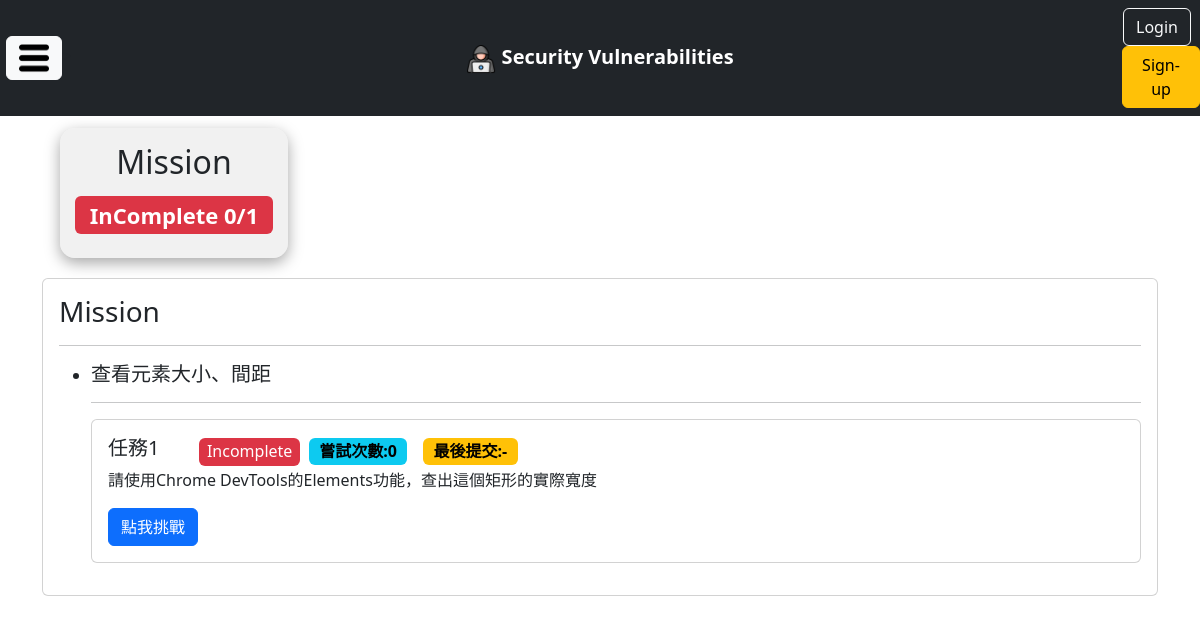
The page /devtools/elements on the database as committed earlier.
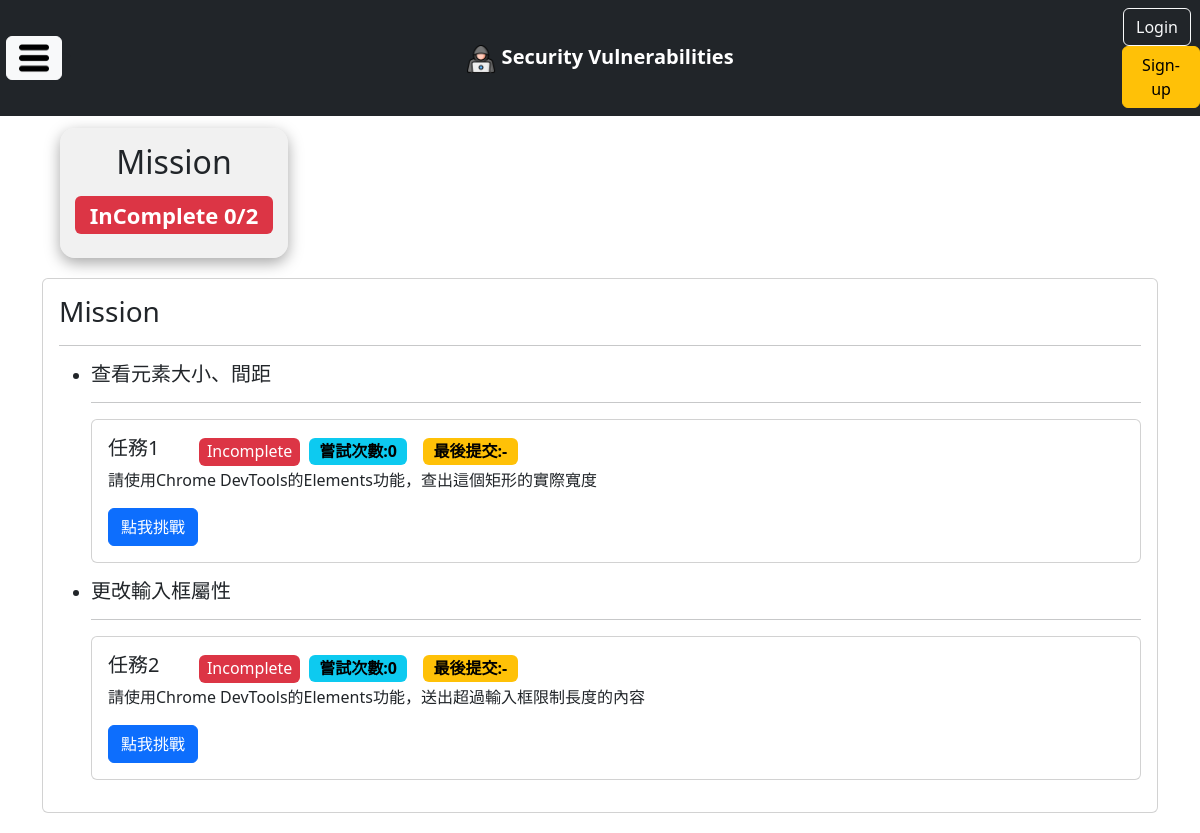
The same page on the database as committed later.
### students/models.py (models this page shows, shortened)
class Mission(models.Model):
    title = models.CharField(max_length=100)
    description = models.TextField(default="")
    alias = models.CharField(max_length=100, default="")
    category = models.ForeignKey(MissionCategory, on_delete=models.CASCADE)

### students/views.py (the view)
# urls.py: path('devtools/elements', students.devtools_elements, name='DevElements'),
def devtools_elements(request):
    category_id = MissionCategory.objects.get(title='Elements').id
    missions_info, missions_complete_count = StudentService.get_missions_info(request.user.id, category_id)
    return render(request, 'students/dev_elements.html', locals())

### students/service.py (called while the page is built)
    def get_max_attempts(user_id, mission_id):
        max_attempts = MissionRecord.objects.filter(student_id=user_id, mission_id=mission_id).aggregate(Max('attempts'))['attempts__max']
        return max_attempts if max_attempts != None else 0

    def get_missions_info(user_id, category_id):
        missions_info = []
        missions = Mission.objects.filter(category_id=category_id)
        missions_complete_count = 0
        for mission in missions:
            records = MissionRecord.objects.filter(student_id=user_id, mission_id=mission.id)
            is_completed = records.filter(is_completed=True).exists()
            if is_completed:
                missions_complete_count += 1
            missions_info.append({
                'mission': mission,
                'records': records,
                'is_completed': is_completed,
                'attempts': StudentService.get_max_attempts(user_id, mission.id),
                'last_attempt': records.order_by('-created_at').first().created_at if records.exists() else ''
            })
        return missions_info, missions_complete_count

### students/templatetags/filter.py (called while the page is built)
@register.filter
def length(list):
    return len(list)

### templates/students/dev_elements.html (shortened to what this page needs)
{% extends "base.html" %}
{% block content%}
{% load filter %}
<a href="{% url 'Devtools' %}" class="btn" style="background-color: #575656ba;color:white;position:  absolute;left: 25px;">回上一頁</a>
<div class="row">
  <div class="col-9">
    <h1>Elements</h1>
  </div>
  <div class="col-3" style="text-align: center;background-color: #e3e3e381;width: 20%;height: 130px;border-radius: 15px; box-shadow: rgba(0, 0, 0, 0.35) 0px 5px 15px;margin: 0px 30px;">
    {% if missions_complete_count == missions_info|length %}
    <h2 style="margin: 15px;">Mission</h2>
    <span class="badge bg-success" style="margin: 0px 0px 15px;font-size: 22px;">
        Complete {{ missions_complete_count }}/{{ missions_info|length }}
    </span>
    {% else %}
    <h2 style="margin: 15px;">Mission</h2>
    <span class="badge bg-danger" style="margin: 0px 0px 15px;font-size: 22px;">
        InComplete {{ missions_complete_count }}/{{ missions_info|length }}
    </span>
    {% endif %}
</div>
</div>
<div class="card" style="margin: 20px 0px;">
  <div class="card-body">
      <h3 class="card-title">Mission</h3>
      <hr>
      {% for mission_info in missions_info %}
      <ul>
          <li>
              <h5>{{ mission_info.mission.title }}</h4>
                  <hr>
                  <div class="card">
                      <div class="card-body">
                          <div class="row" style="align-items: center;">
                              <h5 class="card-title col-1" style="display: inline;">任務{{ forloop.counter }}</h5>
                              <div class="col-11">
                                  <div style="width: 110px;display: inline-block;text-align: center;">
                                      {% if mission_info.is_completed %}
                                      <span class="badge bg-success">
                                          <h6 style="margin: 0;">Complete</h6>
                                      </span>
                                      {% else %}
                                      <span class="badge bg-danger">
                                          <h6 style="margin: 0;">Incomplete</h6>
                                      </span>
                                      {% endif %}
                                  </div>
                                  <div style="width: 110px;display: inline-block;">
                                      <span class="badge text-bg-info" style="font-size: 16px;">嘗試次數:{{mission_info.attempts }}</span>
                                  </div>
                                  <div style="width: 185px;display: inline-block;">
                                      <span class="badge text-bg-warning" style="font-size: 16px;">最後提交:{{mission_info.last_attempt|formatTime }}</span>
                                  </div>
                              </div>
                          </div>
                          <p class="card-text">{{ mission_info.mission.description }}</p>
                          <button type="button" class="btn btn-primary" data-bs-toggle="modal"
                              data-bs-target="#{{ mission_info.mission.alias }}">
                              點我挑戰
                          </button>
                      </div>
                  </div>
          </li>
      </ul>
      {% endfor %}
  </div>
</div>
{% endblock %}

Rows that differ between the two databases and show on the page:
added Mission: mission "更改輸入框屬性", attempts "0", last_attempt "-", mission.description "請使用Chrome DevTools的Elements功能，送出超過輸入框限制長度的內容"
Other text that changed with them:
{{ missions_info|length }}: "1" → "2"
